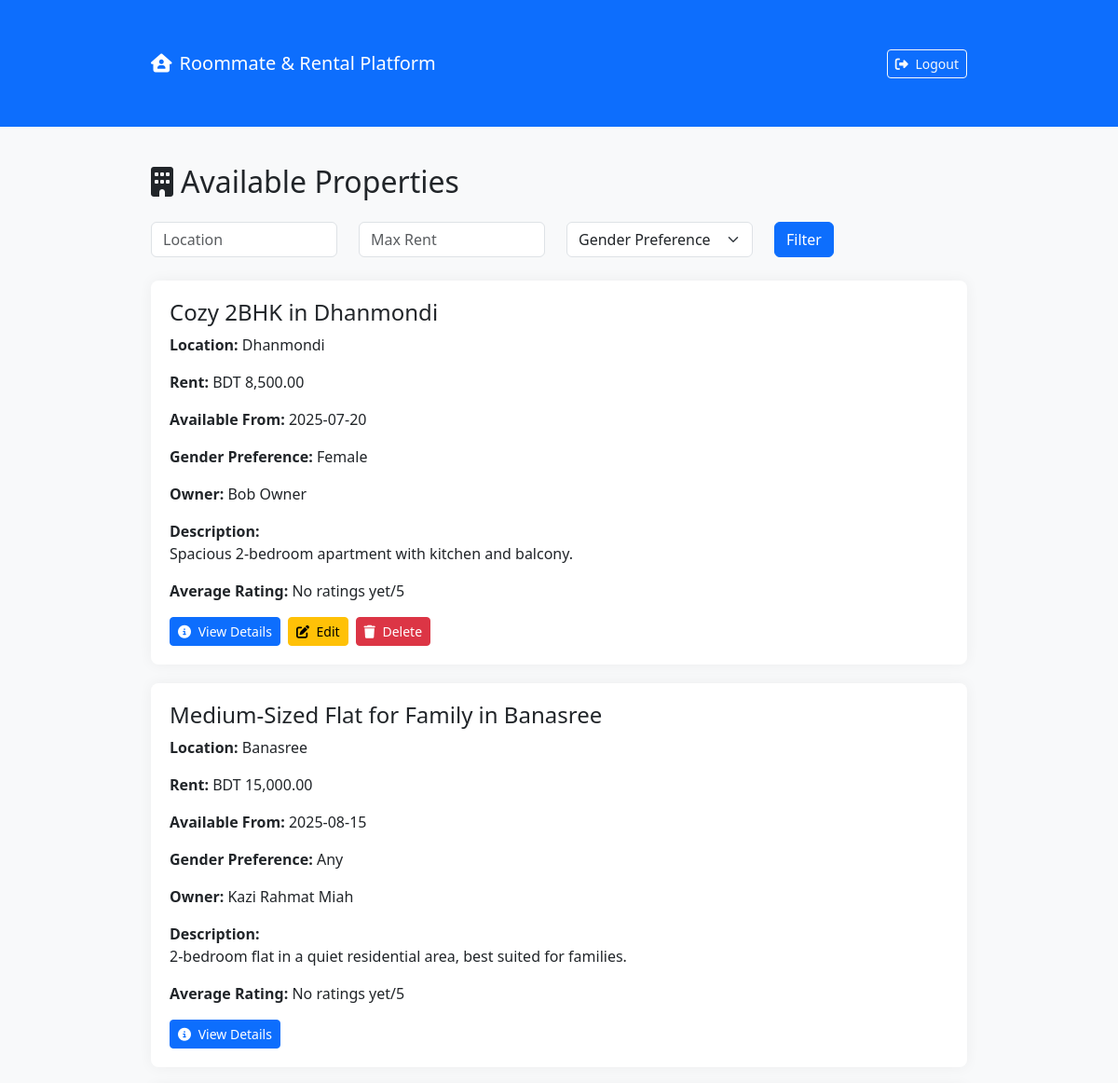
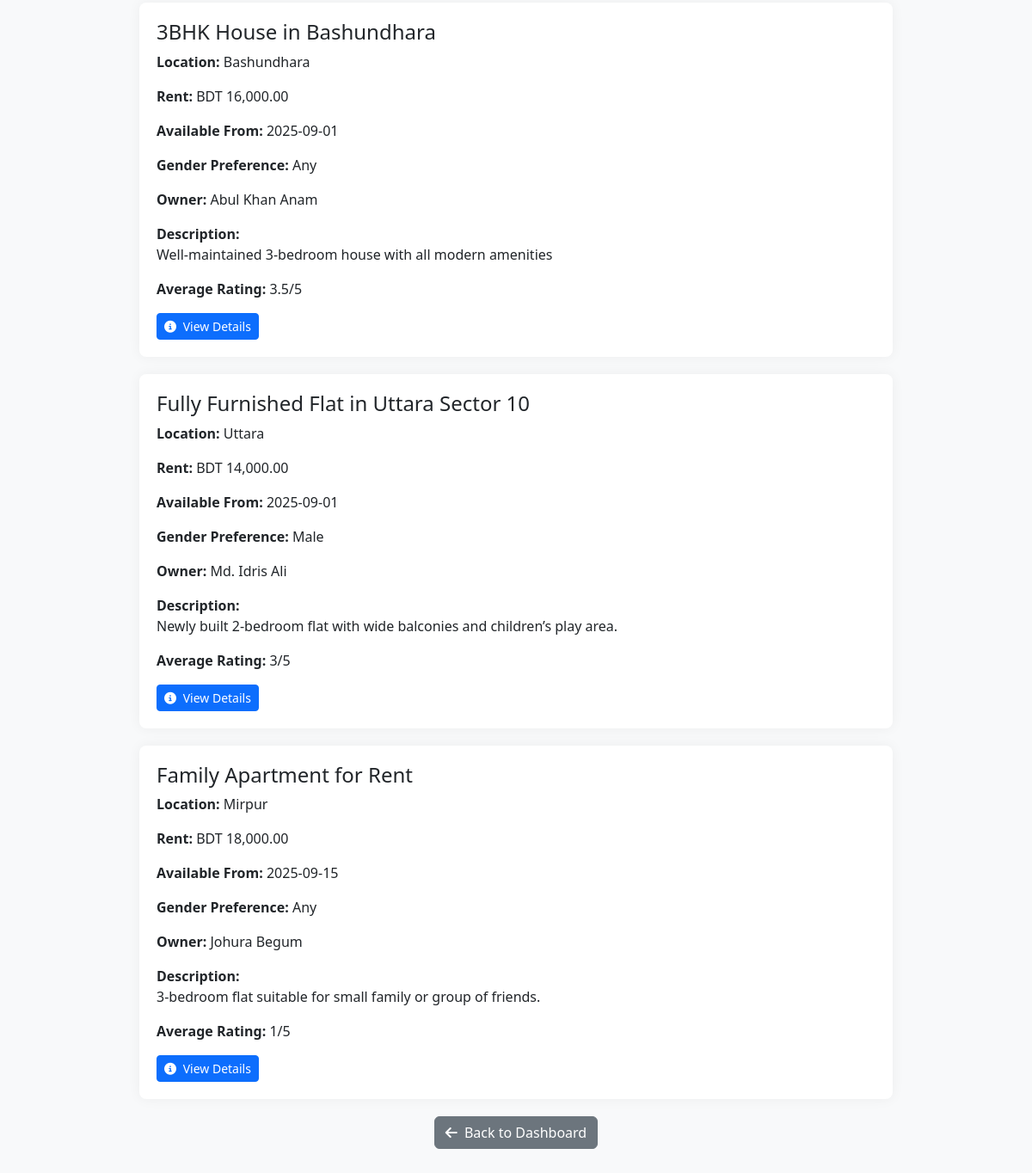
The app's page /browse_properties.php (signed in) with its own data (2 pictures, top to bottom).
### tables this page shows
CREATE TABLE `properties` (
  `property_id` int(11) NOT NULL,
  `owner_id` int(11) DEFAULT NULL,
  `title` varchar(100) DEFAULT NULL,
  `description` text DEFAULT NULL,
  `address` varchar(255) DEFAULT NULL,
  `location` varchar(100) DEFAULT NULL,
  `rent` decimal(10,2) DEFAULT NULL,
  `available_from` date DEFAULT NULL,
  `gender_preference` enum('Male','Female','Any') DEFAULT NULL,
  `amenities` text DEFAULT NULL,
  `status` enum('Available','Occupied') DEFAULT 'Available',
  `created_at` timestamp NOT NULL DEFAULT current_timestamp()
);

CREATE TABLE `users` (
  `user_id` int(11) NOT NULL,
  `name` varchar(100) DEFAULT NULL,
  `email` varchar(100) DEFAULT NULL,
  `password` varchar(255) DEFAULT NULL,
  `age` int(11) DEFAULT NULL,
  `gender` enum('Male','Female','Other') DEFAULT NULL,
  `role` enum('tenant','owner') DEFAULT NULL,
  `contact` varchar(20) DEFAULT NULL,
  `created_at` timestamp NOT NULL DEFAULT current_timestamp()
);

### browse_properties.php (the view, shortened to what this page needs)
<?php
require 'db.php';
$user_id = $_SESSION['user_id'];
$location = $_GET['location'] ?? '';
$max_rent = $_GET['max_rent'] ?? '';
$sql = "SELECT p.property_id, p.title, p.description, p.rent, p.location, p.gender_preference, p.available_from, p.owner_id, u.name AS owner_name
        FROM properties p
        JOIN users u ON p.owner_id = u.user_id
        WHERE p.status = 'Available'";
$sql .= " ORDER BY p.available_from ASC";
$stmt = $conn->prepare($sql);
$stmt->execute();
$result = $stmt->get_result();
?>
<!DOCTYPE html>
<html lang="en">
<head>
<link href="https://cdn.jsdelivr.net/npm/bootstrap@5.3.0/dist/css/bootstrap.min.css" rel="stylesheet" />
<link href="https://cdnjs.cloudflare.com/ajax/libs/font-awesome/6.4.0/css/all.min.css" rel="stylesheet" />
</head>
<body>
<nav class="navbar navbar-expand-lg navbar-dark bg-primary mb-4">
  <div class="container">
    <a class="navbar-brand" href="dashboard.php"><i class="fa-solid fa-house-user me-2"></i>Roommate & Rental Platform</a>
    <div>
      <a href="logout.php" class="btn btn-outline-light btn-sm">
        <i class="fa-solid fa-right-from-bracket me-1"></i> Logout
      </a>
    </div>
  </div>
</nav>
<div class="container">
  <h2 class="mb-4"><i class="fa-solid fa-building me-2"></i>Available Properties</h2>
  <form method="GET" action="browse_properties.php" class="filter-form d-flex flex-wrap align-items-center gap-2">
    <input type="text" name="location" class="form-control" placeholder="Location" value="<?= htmlspecialchars($location) ?>">
    <input type="number" step="0.01" name="max_rent" class="form-control" placeholder="Max Rent" value="<?= htmlspecialchars($max_rent) ?>">
    <select name="gender_preference" class="form-select">
      <option value="">Gender Preference</option>
    </select>
    <button type="submit" class="btn btn-primary">Filter</button>
  </form>
  <?php if ($result->num_rows > 0): ?>
    <?php while ($property = $result->fetch_assoc()): ?>
      <div class="property-card">
        <h4><?= htmlspecialchars($property['title']) ?></h4>
        <p><strong>Location:</strong> <?= htmlspecialchars($property['location']) ?></p>
        <p><strong>Rent:</strong> BDT <?= htmlspecialchars(number_format($property['rent'], 2)) ?></p>
        <p><strong>Available From:</strong> <?= htmlspecialchars($property['available_from']) ?></p>
        <p><strong>Gender Preference:</strong> <?= htmlspecialchars($property['gender_preference']) ?></p>
        <p><strong>Owner:</strong> <?= htmlspecialchars($property['owner_name']) ?></p>
        <p><strong>Description:</strong><br><?= nl2br(htmlspecialchars($property['description'])) ?></p>
        <?php
            $avg_rating_query = "SELECT AVG(rating) AS avg_rating FROM ratings WHERE reviewed_user_id = ?";
            $rating_stmt = $conn->prepare($avg_rating_query);
            $rating_stmt->bind_param("i", $property['owner_id']);
            $rating_stmt->execute();
            $rating_result = $rating_stmt->get_result();
            $rating_data = $rating_result->fetch_assoc();
            $avg_rating = $rating_data['avg_rating'] ? round($rating_data['avg_rating'], 1) : null;
        ?>
        <p><strong>Average Rating:</strong> <?= $avg_rating ?? "No ratings yet" ?>/5</p>
        <div class="d-flex flex-wrap gap-2 mt-3">
          <a href="property_details.php?id=<?= $property['property_id'] ?>" class="btn btn-primary btn-sm btn-details">
            <i class="fa-solid fa-info-circle me-1"></i> View Details
          </a>
          <?php if ($user_id == $property['owner_id']): ?>
            <a href="edit_property.php?id=<?= $property['property_id'] ?>" class="btn btn-warning btn-sm">
              <i class="fa-solid fa-pen-to-square me-1"></i> Edit
            </a>
            <a href="delete_property.php?id=<?= $property['property_id'] ?>" class="btn btn-danger btn-sm" onclick="return confirm('Are you sure you want to delete this property?');">
              <i class="fa-solid fa-trash me-1"></i> Delete
            </a>
          <?php endif; ?>
        </div>
      </div>
    <?php endwhile; ?>
  <?php else: ?>
    <p>No properties found.</p>
  <?php endif; ?>
  <div class="mt-3 text-center">
    <a href="dashboard.php" class="btn btn-secondary"><i class="fa-solid fa-arrow-left me-1"></i> Back to Dashboard</a>
  </div>
</div>
</body>
</html>

### browse_properties.php (style rules this page uses)
body { background: #f8f9fa; }
.container { max-width: 900px; margin: 40px auto; }
.property-card { background: white; border-radius: 8px; box-shadow: 0 0 15px rgba(0,0,0,0.05); padding: 20px; margin-bottom: 20px; transition: box-shadow 0.3s ease; }
.btn-details { white-space: nowrap; }
form.filter-form { margin-bottom: 25px; }
form.filter-form input, form.filter-form select { max-width: 200px; margin-right: 15px; }

### records on screen
properties: title "Cozy 2BHK in Dhanmondi", location "Dhanmondi", rent "8,500.00", available_from "2025-07-20", gender_preference "Female", owner.name "Bob Owner", description "Spacious 2-bedroom apartment with kitchen and balcony.", avg_rating "No ratings yet"
properties: title "Medium-Sized Flat for Family in Banasree", location "Banasree", rent "15,000.00", available_from "2025-08-15", gender_preference "Any", owner.name "Kazi Rahmat Miah", description "2-bedroom flat in a quiet residential area, best suited for families.", avg_rating "No ratings yet"
properties: title "3BHK House in Bashundhara", location "Bashundhara", rent "16,000.00", available_from "2025-09-01", gender_preference "Any", owner.name "Abul Khan Anam", description "Well-maintained 3-bedroom house with all modern amenities", avg_rating "3.5"
properties: title "Fully Furnished Flat in Uttara Sector 10", location "Uttara", rent "14,000.00", available_from "2025-09-01", gender_preference "Male", owner.name "Md. Idris Ali", description "Newly built 2-bedroom flat with wide balconies and children’s play area.", avg_rating "3"
properties: title "Family Apartment for Rent", location "Mirpur", rent "18,000.00", available_from "2025-09-15", gender_preference "Any", owner.name "Johura Begum", description "3-bedroom flat suitable for small family or group of friends.", avg_rating "1"
